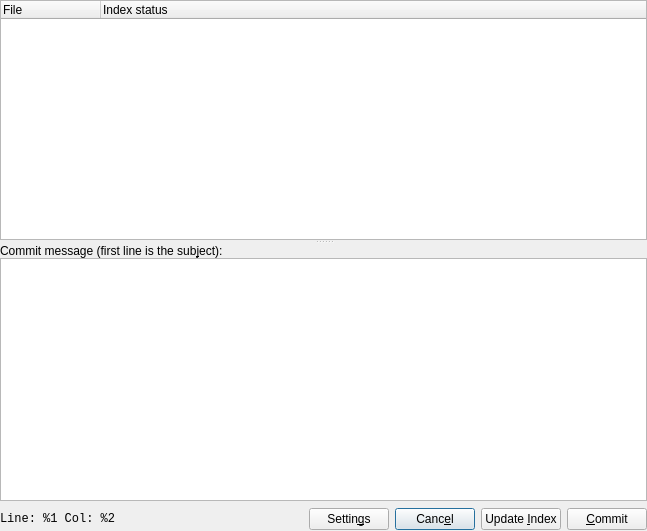
<?xml version="1.0" encoding="UTF-8"?>
<ui version="4.0">
 <class>CommitBase</class>
 <widget class="QWidget" name="CommitBase">
  <property name="geometry">
   <rect>
    <x>0</x>
    <y>0</y>
    <width>647</width>
    <height>531</height>
   </rect>
  </property>
  <property name="windowTitle">
   <string>Commit changes</string>
  </property>
  <property name="windowIcon">
   <iconset resource="icons.qrc">
    <normaloff>:/icons/resources/vcs_commit.png</normaloff>:/icons/resources/vcs_commit.png</iconset>
  </property>
  <layout class="QHBoxLayout">
   <property name="spacing">
    <number>0</number>
   </property>
   <property name="leftMargin">
    <number>0</number>
   </property>
   <property name="topMargin">
    <number>0</number>
   </property>
   <property name="rightMargin">
    <number>0</number>
   </property>
   <property name="bottomMargin">
    <number>0</number>
   </property>
   <item>
    <layout class="QVBoxLayout">
     <property name="spacing">
      <number>6</number>
     </property>
     <property name="leftMargin">
      <number>0</number>
     </property>
     <property name="topMargin">
      <number>0</number>
     </property>
     <property name="rightMargin">
      <number>0</number>
     </property>
     <property name="bottomMargin">
      <number>0</number>
     </property>
     <item>
      <widget class="QSplitter" name="splitter">
       <property name="orientation">
        <enum>Qt::Vertical</enum>
       </property>
       <widget class="QTreeWidget" name="treeFiles">
        <property name="contextMenuPolicy">
         <enum>Qt::CustomContextMenu</enum>
        </property>
        <property name="toolTip">
         <string>Check files to commit</string>
        </property>
        <property name="showDropIndicator" stdset="0">
         <bool>false</bool>
        </property>
        <property name="rootIsDecorated">
         <bool>false</bool>
        </property>
        <property name="allColumnsShowFocus">
         <bool>true</bool>
        </property>
        <property name="columnCount">
         <number>2</number>
        </property>
        <column>
         <property name="text">
          <string>File</string>
         </property>
        </column>
        <column>
         <property name="text">
          <string>Index status</string>
         </property>
        </column>
       </widget>
       <widget class="QWidget" name="layoutWidget">
        <layout class="QVBoxLayout">
         <property name="spacing">
          <number>0</number>
         </property>
         <property name="leftMargin">
          <number>0</number>
         </property>
         <property name="topMargin">
          <number>0</number>
         </property>
         <property name="rightMargin">
          <number>0</number>
         </property>
         <property name="bottomMargin">
          <number>0</number>
         </property>
         <item>
          <widget class="QLabel" name="labelMsg">
           <property name="text">
            <string>Commit message (first line is the sub&amp;ject):</string>
           </property>
           <property name="wordWrap">
            <bool>false</bool>
           </property>
           <property name="buddy">
            <cstring>textMsg</cstring>
           </property>
          </widget>
         </item>
         <item>
          <widget class="QTextEdit" name="textMsg">
           <property name="toolTip">
            <string>Lines starting with '#' will be ignored
Press &lt;Ctrl+Enter&gt; to commit changes</string>
           </property>
           <property name="lineWrapMode">
            <enum>QTextEdit::NoWrap</enum>
           </property>
          </widget>
         </item>
        </layout>
       </widget>
      </widget>
     </item>
     <item>
      <layout class="QHBoxLayout">
       <property name="spacing">
        <number>6</number>
       </property>
       <property name="leftMargin">
        <number>0</number>
       </property>
       <property name="topMargin">
        <number>0</number>
       </property>
       <property name="rightMargin">
        <number>0</number>
       </property>
       <property name="bottomMargin">
        <number>0</number>
       </property>
       <item>
        <widget class="QLabel" name="labelLineCol">
         <property name="minimumSize">
          <size>
           <width>150</width>
           <height>24</height>
          </size>
         </property>
         <property name="font">
          <font>
           <family>Monospace</family>
          </font>
         </property>
         <property name="frameShadow">
          <enum>QFrame::Sunken</enum>
         </property>
         <property name="text">
          <string>Line: %1 Col: %2</string>
         </property>
         <property name="wordWrap">
          <bool>false</bool>
         </property>
        </widget>
       </item>
       <item>
        <spacer>
         <property name="orientation">
          <enum>Qt::Horizontal</enum>
         </property>
         <property name="sizeType">
          <enum>QSizePolicy::Expanding</enum>
         </property>
         <property name="sizeHint" stdset="0">
          <size>
           <width>30</width>
           <height>20</height>
          </size>
         </property>
        </spacer>
       </item>
       <item>
        <widget class="QPushButton" name="btnSettings">
         <property name="sizePolicy">
          <sizepolicy hsizetype="Fixed" vsizetype="Fixed">
           <horstretch>0</horstretch>
           <verstretch>0</verstretch>
          </sizepolicy>
         </property>
         <property name="text">
          <string>Settin&amp;gs</string>
         </property>
         <property name="shortcut">
          <string>Alt+G</string>
         </property>
         <property name="autoDefault">
          <bool>false</bool>
         </property>
         <property name="default">
          <bool>false</bool>
         </property>
        </widget>
       </item>
       <item>
        <widget class="QPushButton" name="btnCancel">
         <property name="sizePolicy">
          <sizepolicy hsizetype="Fixed" vsizetype="Fixed">
           <horstretch>0</horstretch>
           <verstretch>0</verstretch>
          </sizepolicy>
         </property>
         <property name="text">
          <string>Canc&amp;el</string>
         </property>
         <property name="shortcut">
          <string>Alt+E</string>
         </property>
         <property name="autoDefault">
          <bool>false</bool>
         </property>
         <property name="default">
          <bool>true</bool>
         </property>
        </widget>
       </item>
       <item>
        <widget class="QPushButton" name="btnUpdateCache">
         <property name="sizePolicy">
          <sizepolicy hsizetype="Fixed" vsizetype="Fixed">
           <horstretch>0</horstretch>
           <verstretch>0</verstretch>
          </sizepolicy>
         </property>
         <property name="toolTip">
          <string>Update index for selected files</string>
         </property>
         <property name="text">
          <string>Update &amp;Index</string>
         </property>
        </widget>
       </item>
       <item>
        <widget class="QPushButton" name="btnCommit">
         <property name="sizePolicy">
          <sizepolicy hsizetype="Fixed" vsizetype="Fixed">
           <horstretch>0</horstretch>
           <verstretch>0</verstretch>
          </sizepolicy>
         </property>
         <property name="toolTip">
          <string>Commit selected files</string>
         </property>
         <property name="text">
          <string>&amp;Commit</string>
         </property>
         <property name="shortcut">
          <string>Alt+C</string>
         </property>
        </widget>
       </item>
      </layout>
     </item>
    </layout>
   </item>
  </layout>
 </widget>
 <layoutdefault spacing="6" margin="11"/>
 <tabstops>
  <tabstop>btnCancel</tabstop>
  <tabstop>btnUpdateCache</tabstop>
  <tabstop>btnCommit</tabstop>
 </tabstops>
 <resources>
  <include location="icons.qrc"/>
 </resources>
 <connections/>
</ui>
